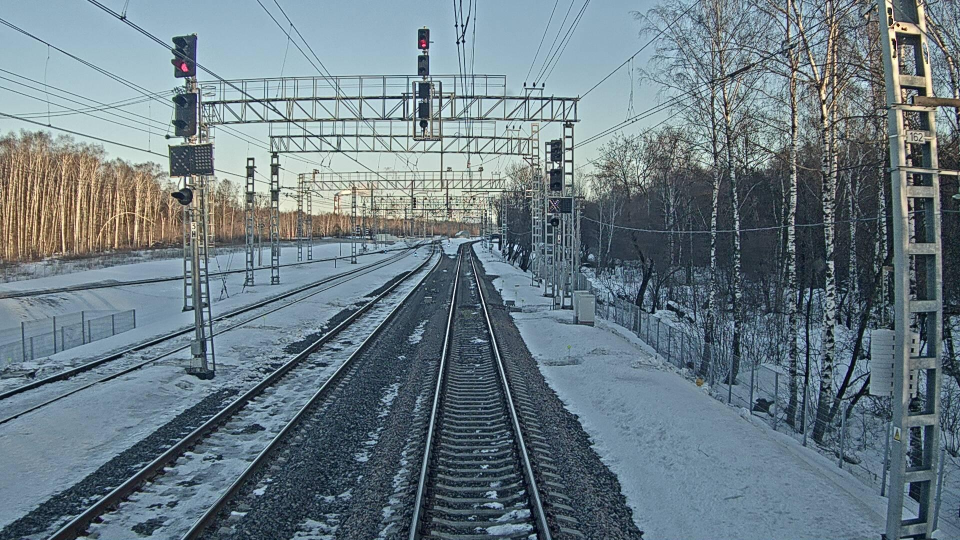
#> input picture data/image_new.jpg, 1920 x 1080 px, found by its file name (shown at 1/2 size)
$ jupyter execute --allow-errors main.ipynb
#> lines starting #> are read from the running program, lines starting #| are printed output that depends on the picture
[cell 1]
import os
import numpy as np
import cv2
from PIL import Image
from matplotlib import pyplot as plt

[cell 2]
path = r'./image_new.jpg'
img = Image.open(path)
#> img is the input picture: PIL image 1920x1080 RGB; mean R, G, B 106.8, 123.5, 132.4
w, h = img.size
#> w = 1920; h = 1080
img = np.array(img)

top_left = (887, 712)
top_right = (997, 712)
bottom_left = (824, 1060)
bottom_right = (1093, 1060)

# Параметры линии: цвет Green (B=0, G=255, R=0) и толщина 3 пикселя
color = (0, 255, 0)
thickness = 3

# 3. Рисуем 4 линии по периметру
cv2.line(img, top_left, top_right, color, thickness)       # Верхняя линия
#> img: shape (1080, 1920, 3)
cv2.line(img, top_right, bottom_right, color, thickness)   # Правая линия
cv2.line(img, bottom_right, bottom_left, color, thickness) # Нижняя линия
cv2.line(img, bottom_left, top_left, color, thickness)     # Левая линия
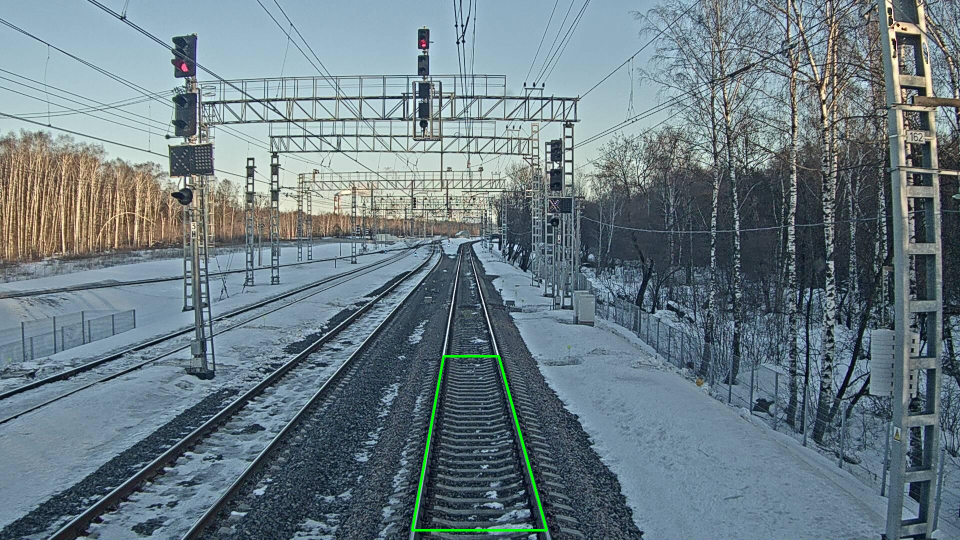
#> img: shape (1080, 1920, 3) (shown at 1/2 size); mean R, G, B 106.5, 123.8, 132.1

plt.imshow(img)

[cell 3]
fig, (asrc, anorm, afull) = plt.subplots(1, 3)

asrc.set_title('Исходное изображение')
anorm.set_title('Выбранная трапеция')
afull.set_title('Все изображение с учетом перспективы')

asrc.imshow(img)

# Координаты углов трапеции по картинке (тут получены вручную)
top_left = [887, 712]
top_right = [997, 712]
bottom_left = [824, 1060]
bottom_right = [1093, 1060]
img_points = np.float32([top_left, top_right, bottom_left, bottom_right])

# Показать кординаты углов на картинке
asrc.plot(*img_points.T, marker='+', color='red', linewidth=0)

# координаты этих же точек на бумаге (*10, чтобы было видно картинку)
wmm = 1600
hmm = 18600
real_pointst = np.float32([[0, 0], [wmm, 0], [0, hmm], [wmm, hmm]])

# Вычисление матрицы коррекции перспективы
pmatrix = cv2.getPerspectiveTransform(img_points, real_pointst)

# выпрямленная картинка в пределах угла трапеции
cropped = cv2.warpPerspective(np.array(img), pmatrix, (wmm, hmm))
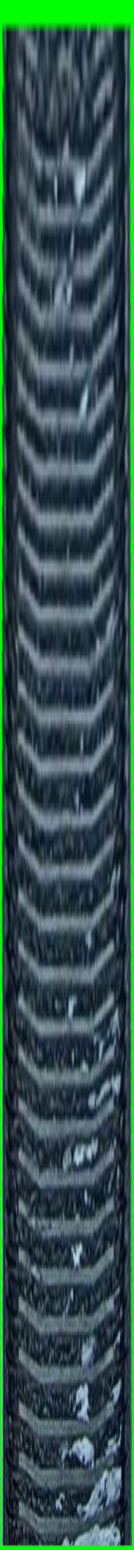
#> cropped: shape (18600, 1600, 3) (shown at 1/12 size); mean R, G, B 52, 80.3, 78.4

# Показать выпрямленную картинку
anorm.imshow(cropped)

# Пересчет всей картинки (не только в пределах координат трапеции)

# Углы исходной каринки
corners = np.float32([[0, 0], [w, 0], [0, h], [w, h]]).reshape(-1, 1, 2)
# Положение этих точек в реальном пространстве (применяем к ним матрицу коррекции перспективы)
t_corners = cv2.perspectiveTransform(corners, pmatrix)
# Границы изображения в реальном пространстве
x_min, y_min = t_corners.min(axis=0).ravel()
#> x_min = -6718.5; y_min = 19022.8
x_max, y_max = t_corners.max(axis=0).ravel()
#> x_max = 7549.3; y_max = 47544.6
# Размеры области
new_w = int(np.ceil(x_max - x_min))
#> new_w = 14268
new_h = int(np.ceil(y_max - y_min))
#> new_h = 28522

# Матрица переноса (сдвиг картинки в положительную область
pmatrix_shift = np.array([[1, 0, -x_min],
                          [0, 1, y_min/2],
                          [0, 0, 1]])
# Произведение матрицы переноса и матрицы перспективы
pmatrix_new = pmatrix_shift @ pmatrix


# полная картинка
corr = cv2.warpPerspective(np.array(img), pmatrix_new, (new_w, new_h))

#> (the rest of this cell did not finish here and is left out)

$ run again, with data/3/080843.789.jpg copied over data/image_new.jpg
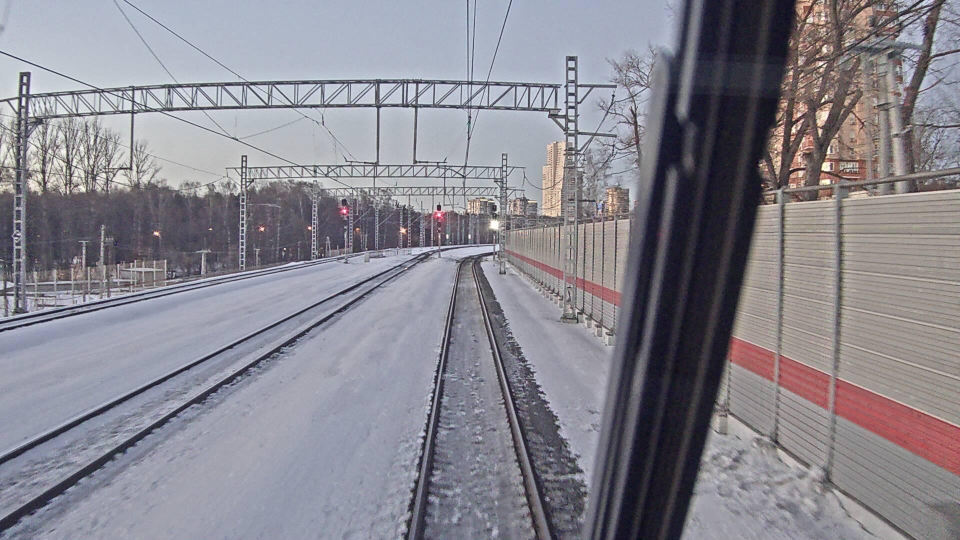
#> input picture data/3/080843.789.jpg, 1920 x 1080 px, found by its file name (shown at 1/2 size)
#> img is the input picture: PIL image 1920x1080 RGB; mean R, G, B 135.8, 133.6, 142.5
#> `cv2.line(img, bottom_left, top_left, color, thickness)`:
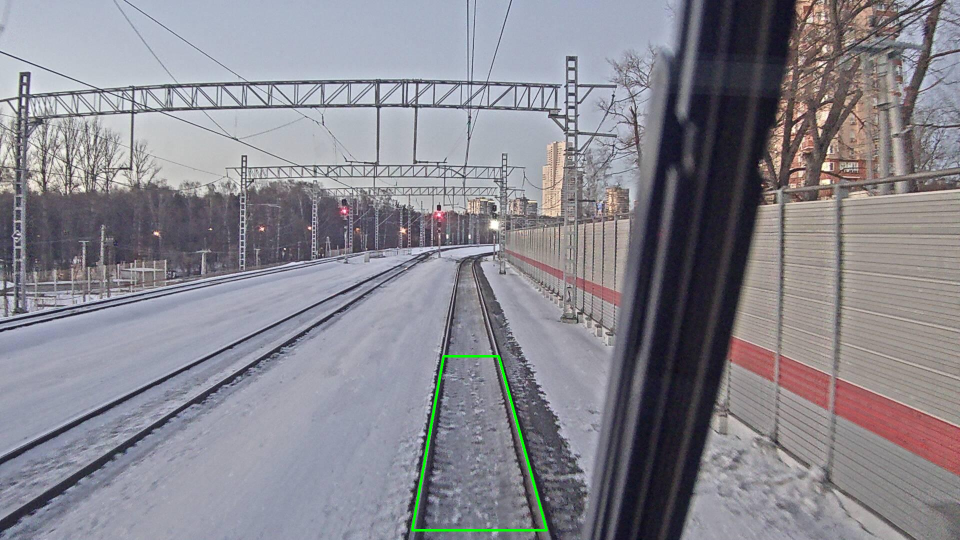
#> img: shape (1080, 1920, 3) (shown at 1/2 size); mean R, G, B 135.4, 134, 142.2
#> `cropped = cv2.warpPerspective(np.array(img), pmatrix, (wmm, hmm))`:
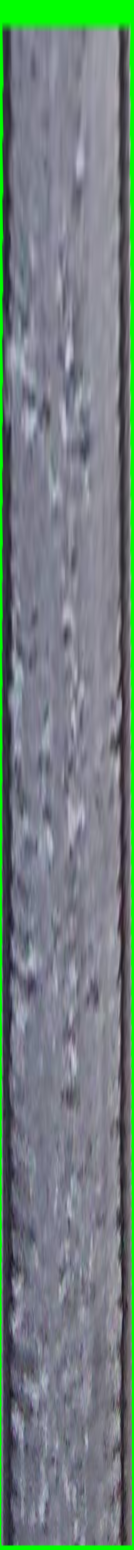
#> cropped: shape (18600, 1600, 3) (shown at 1/12 size); mean R, G, B 114, 127.4, 126.5
